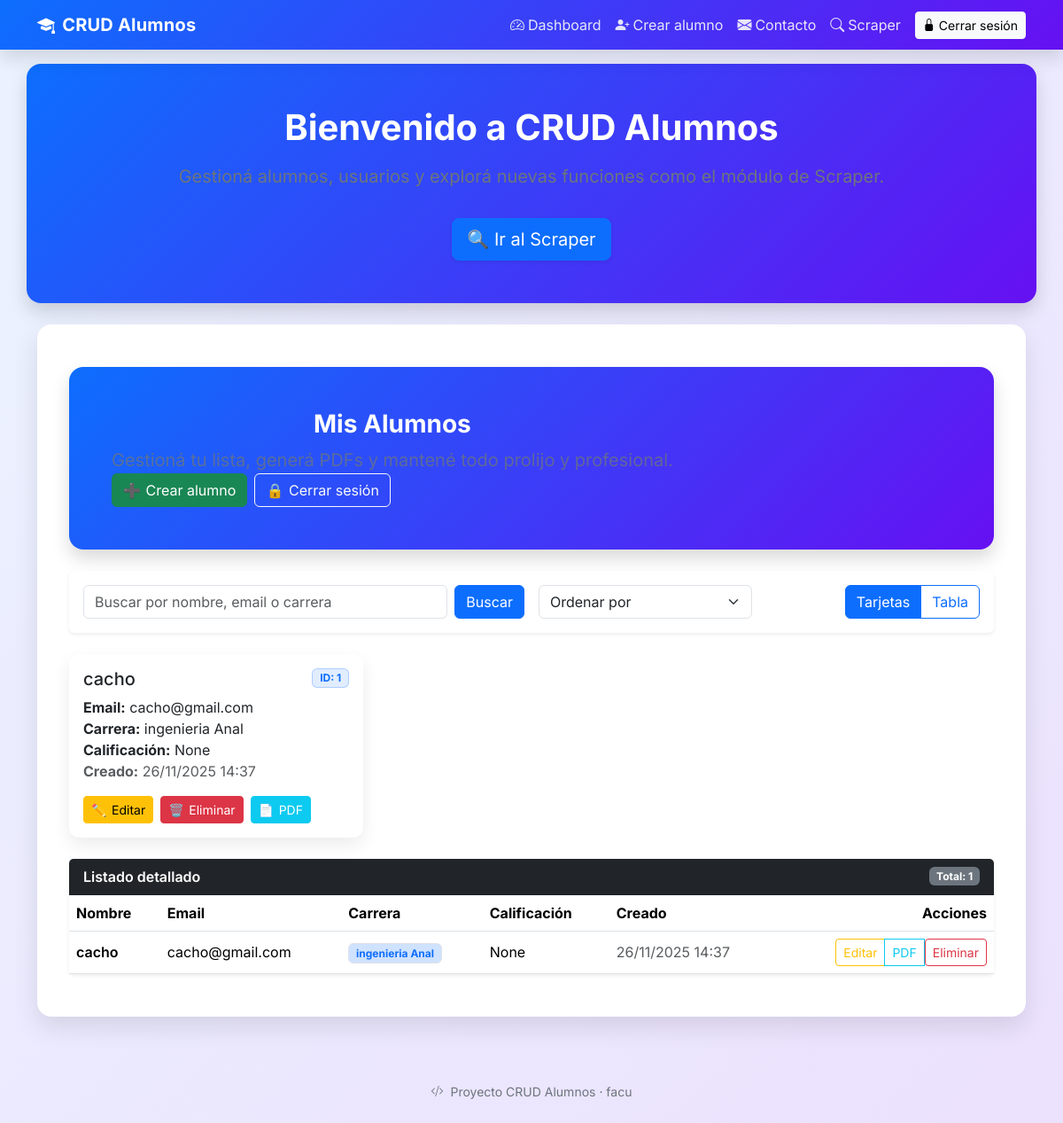
The app's page / (signed in), older data.
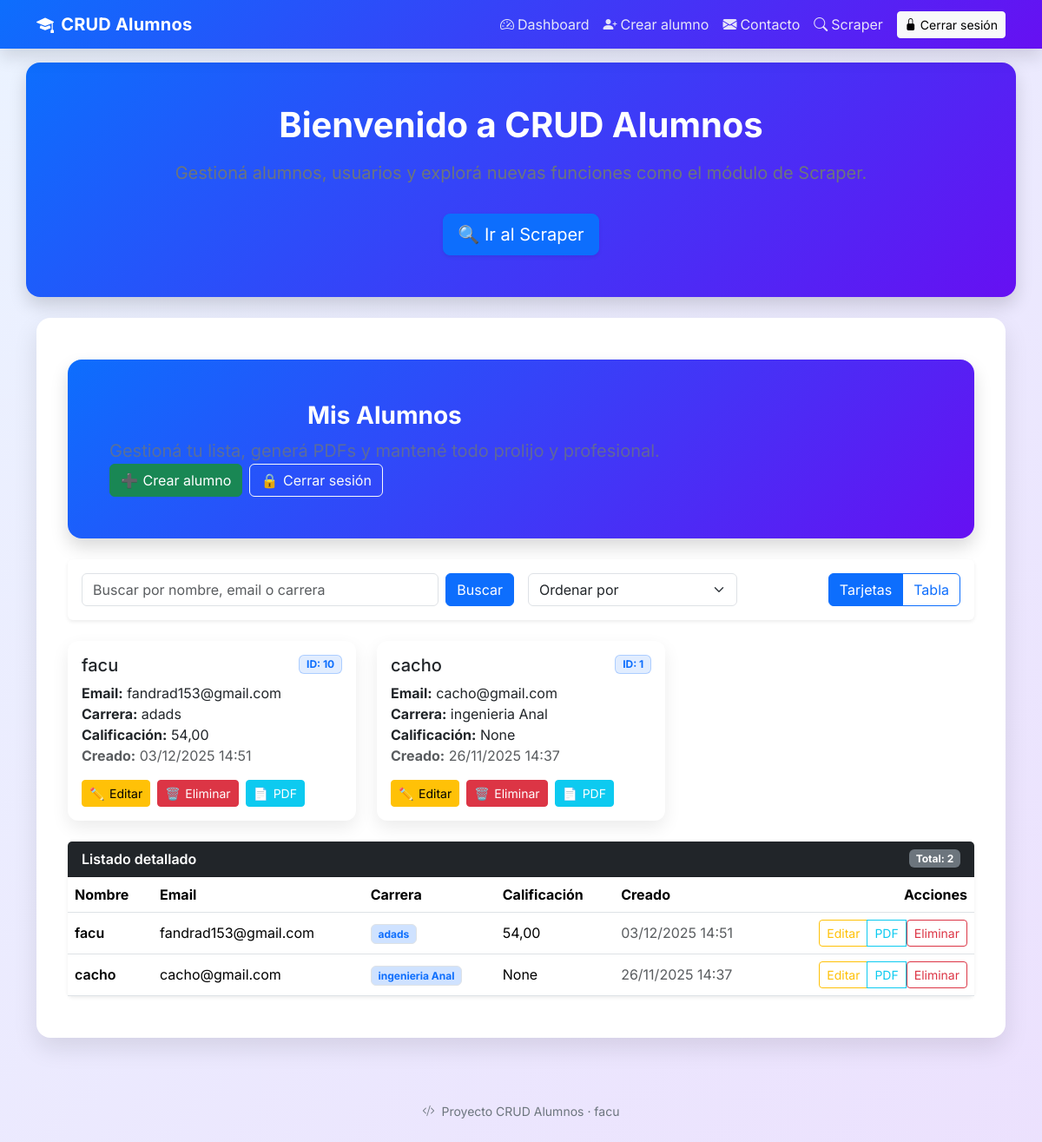
The same page, newer data.
### alumnos/models.py (models this page shows, shortened)
class Alumno(models.Model):
    usuario = models.ForeignKey(User, on_delete=models.CASCADE)
    nombre = models.CharField(max_length=100)
    email = models.EmailField()
    carrera = models.CharField(max_length=100)
    creado = models.DateTimeField(auto_now_add=True)
    calificacion = models.DecimalField(max_digits=4, decimal_places=2, blank=True, null=True)

### alumnos/views.py (the view)
# urls.py: path("", views.dashboard, name="dashboard"),
@login_required
def dashboard(request):
    alumnos = Alumno.objects.filter(usuario=request.user).order_by("-creado")
    return render(request, "alumnos/dashboard.html", {"alumnos": alumnos})

### alumnos/templates/alumnos/dashboard.html (shortened to what this page needs)
{% extends "base.html" %}
{% block content %}
<div class="container py-4">
  <div class="hero p-4 p-md-5 mb-4">
    <div class="d-flex flex-wrap align-items-center justify-content-between">
      <div>
        <h1 class="h3 h-md2 mb-2">Mis Alumnos</h1>
        <p class="mb-0 opacity-75">Gestioná tu lista, generá PDFs y mantené todo prolijo y profesional.</p>
      </div>
      <div class="d-flex gap-2">
        <a href="{% url 'crear_alumno' %}" class="btn btn-success btn-icon">
          <span>➕</span> <span>Crear alumno</span>
        </a>
        <form action="{% url 'logout' %}" method="post" class="d-inline">
          <button type="submit" class="btn btn-outline-light btn-icon">
            <span>🔒</span> <span>Cerrar sesión</span>
          </button>
        </form>
      </div>
    </div>
  </div>
  <div class="card border-0 shadow-sm mb-4">
    <div class="card-body">
      <div class="row g-3 align-items-center">
        <div class="col-12 col-md-6">
          <form class="d-flex" role="search">
            <input class="form-control me-2" type="search" placeholder="Buscar por nombre, email o carrera" aria-label="Buscar">
            <button class="btn btn-primary" type="button">Buscar</button>
          </form>
        </div>
        <div class="col-6 col-md-3">
          <select class="form-select">
            <option selected>Ordenar por</option>
          </select>
        </div>
        <div class="col-6 col-md-3 text-md-end">
          <div class="btn-group" role="group" aria-label="Cambiar vista">
            <button type="button" class="btn btn-outline-primary active">Tarjetas</button>
            <button type="button" class="btn btn-outline-primary">Tabla</button>
          </div>
        </div>
      </div>
    </div>
  </div>
  {% if alumnos %}
    <div class="row row-cols-1 row-cols-md-2 row-cols-lg-3 g-4 mb-4">
      {% for alumno in alumnos %}
        <div class="col">
          <div class="card alumno-card h-100">
            <div class="card-body">
              <div class="d-flex justify-content-between align-items-start mb-2">
                <h5 class="card-title mb-0">{{ alumno.nombre }}</h5>
                <span class="badge badge-soft">ID: {{ alumno.id }}</span>
              </div>
              <p class="card-text mb-3">
                <span class="d-block"><strong>Email:</strong> {{ alumno.email }}</span>
                <span class="d-block"><strong>Carrera:</strong> {{ alumno.carrera }}</span>
                <span class="d-block"><strong>Calificación:</strong> {{ alumno.calificacion }}</span>
                <span class="d-block text-muted"><strong>Creado:</strong> {{ alumno.creado|date:"d/m/Y H:i" }}</span>
              </p>
              <div class="d-flex flex-wrap gap-2">
                <a href="{% url 'editar_alumno' alumno.id %}" class="btn btn-warning btn-sm btn-icon">
                  ✏️ <span>Editar</span>
                </a>
                <form action="{% url 'borrar_alumno' alumno.id %}" method="post" class="d-inline">
                  <button type="submit" class="btn btn-danger btn-sm btn-icon">
                    🗑️ <span>Eliminar</span>
                  </button>
                </form>
                <a href="{% url 'descargar_pdf_alumno' alumno.id %}" class="btn btn-info btn-sm btn-icon text-white">
                  📄 <span>PDF</span>
                </a>
              </div>
            </div>
          </div>
        </div>
      {% endfor %}
    </div>
    <div class="card border-0 shadow-sm">
      <div class="card-header bg-dark text-white d-flex justify-content-between align-items-center">
        <span class="fw-semibold">Listado detallado</span>
        <span class="badge bg-secondary">Total: {{ alumnos|length }}</span>
      </div>
      <div class="card-body p-0">
        <div class="table-responsive">
          <table class="table table-modern mb-0 align-middle">
            <thead>
              <tr>
                <th>Nombre</th>
                <th>Email</th>
                <th>Carrera</th>
                <th>Calificación</th>
                <th>Creado</th>
                <th class="text-end">Acciones</th>
              </tr>
            </thead>
            <tbody>
              {% for alumno in alumnos %}
                <tr>
                  <td class="fw-semibold">{{ alumno.nombre }}</td>
                  <td>{{ alumno.email }}</td>
                  <td><span class="badge bg-primary-subtle text-primary border">{{ alumno.carrera }}</span></td>
                  <td>{{ alumno.calificacion }}</td>
                  <td class="text-muted">{{ alumno.creado|date:"d/m/Y H:i" }}</td>
                  <td class="text-end">
                    <div class="btn-group">
                      <a href="{% url 'editar_alumno' alumno.id %}" class="btn btn-outline-warning btn-sm">Editar</a>
                      <a href="{% url 'descargar_pdf_alumno' alumno.id %}" class="btn btn-outline-info btn-sm">PDF</a>
                      <form action="{% url 'borrar_alumno' alumno.id %}" method="post" class="d-inline">
                        <button type="submit" class="btn btn-outline-danger btn-sm">Eliminar</button>
                      </form>
                    </div>
                  </td>
                </tr>
              {% endfor %}
            </tbody>
          </table>
        </div>
      </div>
    </div>
  {% endif %}
</div>
{% endblock %}

### templates/base.html (shortened to what this page needs)
<!DOCTYPE html>
<html lang="es">
<head>
  <link href="https://cdn.jsdelivr.net/npm/bootstrap@5.3.2/dist/css/bootstrap.min.css" rel="stylesheet">
  <link href="https://cdn.jsdelivr.net/npm/bootstrap-icons@1.11.3/font/bootstrap-icons.css" rel="stylesheet">
</head>
<body>
  <nav class="navbar navbar-expand-lg navbar-dark">
    <div class="container">
      <a class="navbar-brand" href="{% url 'dashboard' %}">
        <i class="bi bi-mortarboard-fill me-2"></i>CRUD Alumnos
      </a>
      <div class="collapse navbar-collapse" id="navbarNav">
        <ul class="navbar-nav ms-auto align-items-lg-center">
          <li class="nav-item">
            <a class="nav-link" href="{% url 'dashboard' %}">
              <i class="bi bi-speedometer2 me-1"></i>Dashboard
            </a>
          </li>
          <li class="nav-item">
            <a class="nav-link" href="{% url 'crear_alumno' %}">
              <i class="bi bi-person-plus-fill me-1"></i>Crear alumno
            </a>
          </li>
          <li class="nav-item">
            <a class="nav-link" href="{% url 'contacto' %}">
              <i class="bi bi-envelope-fill me-1"></i>Contacto
            </a>
          </li>
          <li class="nav-item">
            <a class="nav-link" href="{% url 'scraper_home' %}">
              <i class="bi bi-search me-1"></i>Scraper
            </a>
          </li>
          {% if user.is_authenticated %}
          <li class="nav-item ms-lg-2">
            <form action="{% url 'logout' %}" method="post" class="d-inline">
              <button type="submit" class="btn btn-light btn-sm">
                <i class="bi bi-lock-fill me-1"></i>Cerrar sesión
              </button>
            </form>
          </li>
          {% endif %}
        </ul>
      </div>
    </div>
  </nav>
  <div class="container hero">
    <h1>Bienvenido a CRUD Alumnos</h1>
    <p>Gestioná alumnos, usuarios y explorá nuevas funciones como el módulo de Scraper.</p>
    <a href="{% url 'scraper_home' %}" class="btn btn-lg btn-primary shadow-sm">
      🔍 Ir al Scraper
    </a>
  </div>
  <div class="container page-container mt-4">
    <div class="section-card p-3 p-md-4">
      {% block content %}{% endblock %}
    </div>
  </div>
  <footer class="container text-center py-4">
    <small>
      <i class="bi bi-code-slash me-1"></i>
      Proyecto CRUD Alumnos · {{ user.username|default:"Invitado" }}
    </small>
  </footer>
</body>
</html>

### templates/base.html (style rules this page uses)
:root { --brand-1:#0d6efd; --brand-2:#6610f2; --text:#1f1f1f; --muted:#6c757d; --surface:#ffffff; }
html, body { height: 100%; }
body { font-family: "Inter", system-ui, -apple-system, "Segoe UI", Roboto, "Helvetica Neue", Arial, "Noto Sans", "Apple Color Emoji", "Segoe UI Emoji"; background: linear-gradient(135deg, rgba(13,110,253,.08), rgba(102,16,242,.10)); color: var(--text); }
.navbar { box-shadow: 0 10px 20px rgba(0,0,0,.12); background: linear-gradient(135deg, var(--brand-1), var(--brand-2)); }
.navbar-brand { font-weight: 700; letter-spacing: .2px; }
.nav-link { color: #f8f9fa !important; opacity: .9; }
.page-container { padding-bottom: 3rem; }
.section-card { background: var(--surface); border: 0; border-radius: 1rem; box-shadow: 0 12px 28px rgba(0,0,0,.10); }
.hero { text-align: center; padding: 3rem 1rem; }
.hero h1 { font-weight: 700; margin-bottom: 1rem; }
.hero p { font-size: 1.25rem; color: var(--muted); margin-bottom: 2rem; }
footer { color: var(--muted); }

### alumnos/templates/alumnos/dashboard.html (style rules this page uses)
body { background: linear-gradient(135deg, #0d6efd15, #6610f220); min-height: 100vh; }
.hero { background: linear-gradient(135deg, #0d6efd, #6610f2); color: #fff; border-radius: 1rem; box-shadow: 0 10px 20px rgba(0,0,0,.15); }
.alumno-card { border: 0; border-radius: .75rem; box-shadow: 0 8px 20px rgba(0,0,0,.08); transition: transform .15s ease, box-shadow .15s ease; background: #fff; }
.badge-soft { background: rgba(13,110,253,.12); color: #0d6efd; border: 1px solid rgba(13,110,253,.25); }
.btn-icon { display: inline-flex; align-items: center; gap: .35rem; }
.table-modern thead { background: #0e0e11; color: #fff; }
.table-modern tbody tr { transition: background-color .1s ease; }

Row changes from the older to the newer data that the page shows:
added Alumno: nombre "facu", id "10", email "fandrad153@gmail.com", carrera "adads", calificacion "54,00", creado "03/12/2025 14:51"
Text that changed along with them:
{{ alumnos|length }}: "1" → "2"
